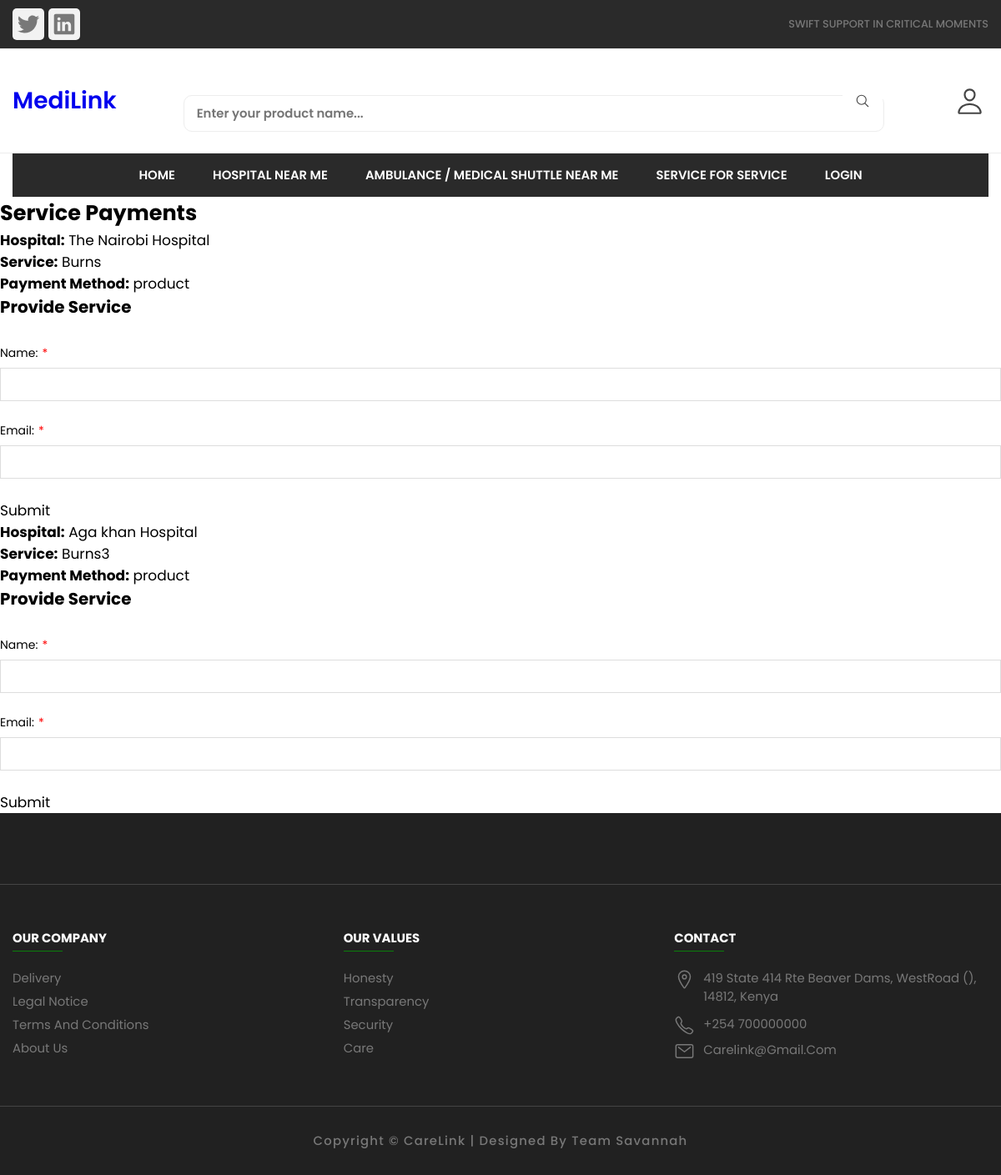
Screenshot of /store/service-payments/ with the database file from the repository.
### store/models.py (models this page shows, shortened)
class PaymentService(models.Model):
    hospital = models.ForeignKey(Hospital, on_delete=models.CASCADE, related_name='accepted_payment_services')
    payment_method = models.CharField(max_length=100)
    service = models.CharField(max_length=100)

class Hospital(models.Model):
    hospital_name = models.CharField(max_length=200)
    location = models.CharField(max_length=200)
    phone_number = models.CharField(max_length=200)
    email = models.EmailField(default="hospital@gmail.com")
    website = models.URLField(default="https://www.google.com/")
    services_offered = models.CharField(null=True, max_length=50000,default="Support Services, Diagnostic Services,Maternity Services,  Pediatric Services")
    ambulance_available = models.BooleanField(default=False)
    ambulance_contacts = models.CharField(max_length=50000)
    vacancies_available = models.BooleanField(default=False)
    slug = models.SlugField(max_length=200, unique=True)
    description = models.TextField(max_length=500, blank=True, default="we provide the best healthcare")
    image = models.ImageField(upload_to='photos/products', blank=True)
    is_available = models.BooleanField(default = True)
    home_general = models.BooleanField(default = False)
    home_specialty = models.BooleanField(default = False)
    home_psychiatric = models.BooleanField(default = False)
    home_clinic = models.BooleanField(default = False)
    affordable = models.BooleanField(default = False)
    top_rated = models.BooleanField(default = False)
    new = models.BooleanField(default = False)
    category = models.ForeignKey(Category,on_delete=models.CASCADE)
    created_date = models.DateTimeField(auto_now_add=True)
    modified_date = models.DateTimeField(auto_now_add=True)
    hospital_appointments = models.ManyToManyField('Appointment', related_name='hospitals')
    service_provided = models.ManyToManyField('ServiceProvided', related_name='hospitals')
    accepted_paymentservices = models.ManyToManyField('PaymentService', related_name='hospitals')

### store/views.py (the view)
# urls.py: path('service-payments/', views.service_payments, name='service_payments'),
def service_payments(request):
    if request.method == 'POST':
        hospital_id = request.POST.get('hospital')
        service = request.POST.get('service')
        payment_method = request.POST.get('payment_method')
        name = request.POST.get('name')
        email = request.POST.get('email')
        service_provided = ServiceProvided.objects.create(hospital_id=hospital_id, service=service, payment_method=payment_method, name=name, email=email)
        return render(request, 'payment/service_provided.html', {'name': name})
    else:
        payment_services = PaymentService.objects.all()
        return render(request, 'payment/service_payments.html', {'payment_services': payment_services})

### category/context_processors.py (called while the page is built)
def menu_links(request):
    links = Category.objects.all()
    return dict(links=links)

### templates/payment/service_payments.html (shortened to what this page needs)
{% extends 'base.html' %}
{% block content %}
    <h2>Service Payments</h2>
    <ul>
        {% for payment_service in payment_services %}
            <li>
                <strong>Hospital:</strong> {{ payment_service.hospital.hospital_name }}<br>
                <strong>Service:</strong> {{ payment_service.service }}<br>
                <strong>Payment Method:</strong> {{ payment_service.payment_method }}
                <h3>Provide Service</h3>
                <form method="post">
                    <div>
                        <label for="name">Name:</label>
                        <input type="text" id="name" name="name" required>
                    </div>
                    <div>
                        <label for="email">Email:</label>
                        <input type="email" id="email" name="email" required>
                    </div>
                    <div>
                        <button type="submit">Submit</button>
                    </div>
                </form>
            </li>
        {% empty %}
            <li>No service payments available.</li>
        {% endfor %}
    </ul>
{% endblock %}

### dabec/static/assets/css/style3.css (style rules this page uses)
form { width: 100%; }
input[type="text"], input[type="password"], select, input[type="email"], input[type="tel"], input[type="date"], textarea { border: 1px solid #ddd; background-color: #fff; color: #959595; width: 100%; padding: 10px; font-size: 12px; margin: 7px 0 25px 0; }
label { font-size: 14px; }
label:not(.notes):after { content: "*"; color: red; padding-left: 5px; }
* { box-sizing: border-box; }

### dabec/static/assets/css/style2.css (style rules this page uses)
:root { --onyx: hsl(0, 0%, 25%); --azure: hsl(219, 77%, 60%); --white: hsl(0, 0%, 100%); --platinum: hsl(0, 0%, 91%); --gainsboro: hsl(0, 0%, 90%); --red-salsa: hsl(0, 77%, 60%); --dim-gray: hsl(0, 0%, 39%); --davys-gray: hsl(0, 0%, 30%); --spanish-gray: hsl(0, 0%, 62%); --quick-silver: hsl(0, 0%, 64%); --fs-28: 28px; --fs-24: 24px; --fs-18: 18px; --fs-15: 15px; --fs-14: 14px; --fw-5: 500; --fw-6: 600; --fw-7: 700; --px: 60px; --radius: 5px; }
label, img { display: block; }
input { font: inherit; width: 100%; border: none; }
form { margin-top: 30px; }

### dabec/static/assets/css/style-prefix.css (style rules this page uses)
:root { --spanish-gray: hsl(0, 0%, 60%); --sonic-silver: hsl(0, 0%, 47%); --eerie-black: hsl(0, 0%, 13%); --salmon-pink: rgb(11, 126, 11); --sandy-brown: hsl(29, 90%, 65%); --bittersweet: hsl(152, 51%, 52%); --ocean-green: hsl(152, 51%, 52%); --davys-gray: hsl(0, 0%, 33%); --headertop: hsla(0, 0%, 5%, 0.877); --cultured: hsl(0, 0%, 93%); --white: hsl(0, 100%, 100%); --onyx: hsl(0, 0%, 27%); --fs-1: 1.563rem; --fs-2: 1.375rem; --fs-3: 1.25rem; --fs-4: 1.125rem; --fs-5: 1rem; --fs-6: 0.938rem; --fs-7: 0.875rem; --fs-8: 0.813rem; --fs-9: 0.75rem; --fs-10: 0.688rem; --fs-11: 0.625rem; --weight-300: 300; --weight-400: 400; --weight-500: 500; --weight-600: 600; --weight-700: 700; --border-radius-md: 10px; --border-radius-sm: 5px; --transition-timing: 0.2s ease; }
*, *::before, *::after { margin: 0; padding: 0; -webkit-box-sizing: border-box; box-sizing: border-box; }
li { list-style: none; }
button { background: none; font: inherit; border: none; cursor: pointer; }
html { font-family: "Poppins", sans-serif; -ms-scroll-chaining: none; overscroll-behavior: contain; }
input { display: block; width: 100%; font: inherit; }
input::placeholder { font: inherit; }
body { background: var(--white); }
@media (min-width: 480px) { :root { --fs-1: 1.875rem; } }
@media (min-width: 768px) { :root { --fs-1: 2.375rem; } }
@media (min-width: 768px) { html { font-size: 17px; } }
@media (min-width: 1024px) { :root { --fs-1: 2.625rem; --fs-2: 1.125rem; } }

### rows the page displays
PaymentService: hospital.hospital_name "The Nairobi Hospital", service "Burns", payment_method "product"
PaymentService: hospital.hospital_name "Aga khan Hospital", service "Burns3", payment_method "product"
